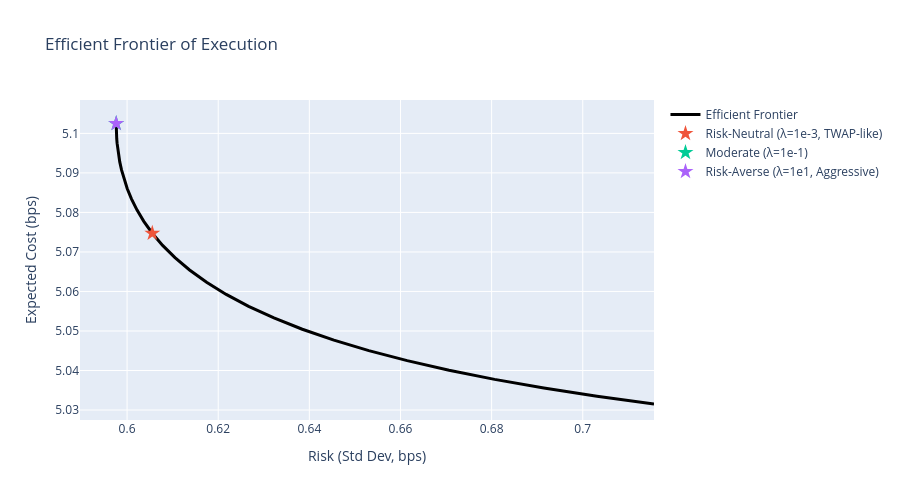

The notebook cell this image was saved under:
### Code cell
# Build the full annotated figure in one cell so that no intermediate
# add_scatter return value auto-displays a half-built chart (split-cell
# figure bug — see feedback_split_cell_figure_bug).
fig = go.Figure()
fig.add_scatter(
    x=frontier["risk_bps"].to_list(),
    y=frontier["cost_bps"].to_list(),
    mode="lines",
    name="Efficient Frontier",
    line=dict(color="black", width=3),
)
for lambda_, name in strategies_to_mark:
    row = frontier.filter(pl.col("lambda").is_between(lambda_ * 0.9, lambda_ * 1.1))
    if len(row) > 0:
        fig.add_scatter(
            x=[row["risk_bps"][0]],
            y=[row["cost_bps"][0]],
            mode="markers",
            marker=dict(size=12, symbol="star"),
            name=name,
        )
fig.update_layout(
    title="Efficient Frontier of Execution",
    xaxis_title="Risk (Std Dev, bps)",
    yaxis_title="Expected Cost (bps)",
    height=500,
)
fig.show()

### Figure 1 — Plotly figure (JSON) as saved in the notebook; plotly's stock layout.template omitted (floating-point values rounded to 4 significant figures)
{"data": [{"line": {"color": "black", "width": 3}, "mode": "lines", "name": "Efficient Frontier", "type": "scatter", "x": [0.7156, 0.7031, 0.6915, 0.6807, 0.6707, 0.6615, 0.6531, 0.6454, 0.6385, 0.6322, 0.6267, 0.6218, 0.6175, 0.6137, 0.6105, 0.6078, 0.6055, 0.6037, 0.6022, 0.601, 0.6, 0.5993, 0.5988, 0.5984, 0.5981, 0.5979, 0.5978, 0.5977, 0.5977, 0.5976, 0.5976, 0.5976, 0.5976, 0.5976, 0.5976, 0.5976, 0.5976, 0.5976, 0.5976, 0.5976, 0.5976, 0.5976, 0.5976, 0.5976, 0.5976, 0.5976, 0.5976, 0.5976, 0.5976, 0.5976, 0.5976, 0.5976, 0.5976, 0.5976, 0.5976, 0.5976, 0.5976, 0.5976, 0.5976, 0.5976, 0.5976, 0.5976, 0.5976, 0.5976, 0.5976, 0.5976, 0.5976, 0.5976, 0.5976, 0.5976, 0.5976, 0.5976, 0.5976, 0.5976, 0.5976, 0.5976, 0.5976, 0.5976, 0.5976, 0.5976, 0.5976, 0.5976, 0.5976, 0.5976, 0.5976, 0.5976, 0.5976, 0.5976, 0.5976, 0.5976, 0.5976, 0.5976, 0.5976, 0.5976, 0.5976, 0.5976, 0.5976, 0.5976, 0.5976, 0.5976], "y": [5.032, 5.033, 5.036, 5.038, 5.04, 5.042, 5.045, 5.048, 5.05, 5.053, 5.056, 5.059, 5.062, 5.065, 5.069, 5.072, 5.075, 5.078, 5.081, 5.083, 5.086, 5.089, 5.091, 5.093, 5.095, 5.096, 5.098, 5.099, 5.1, 5.1, 5.101, 5.101, 5.102, 5.102, 5.102, 5.102, 5.102, 5.102, 5.102, 5.102, 5.102, 5.102, 5.102, 5.102, 5.102, 5.102, 5.102, 5.102, 5.102, 5.102, 5.102, 5.102, 5.102, 5.102, 5.102, 5.102, 5.102, 5.102, 5.103, 5.103, 5.103, 5.103, 5.103, 5.103, 5.103, 5.103, 5.103, 5.103, 5.103, 5.103, 5.103, 5.103, 5.103, 5.103, 5.103, 5.103, 5.103, 5.103, 5.103, 5.103, 5.103, 5.103, 5.103, 5.103, 5.103, 5.103, 5.103, 5.103, 5.103, 5.103, 5.103, 5.103, 5.103, 5.103, 5.103, 5.103, 5.103, 5.103, 5.103, 5.103]}, {"marker": {"size": 12, "symbol": "star"}, "mode": "markers", "name": "Risk-Neutral (λ=1e-3, TWAP-like)", "type": "scatter", "x": [0.6055], "y": [5.075]}, {"marker": {"size": 12, "symbol": "star"}, "mode": "markers", "name": "Moderate (λ=1e-1)", "type": "scatter", "x": [0.5976], "y": [5.102]}, {"marker": {"size": 12, "symbol": "star"}, "mode": "markers", "name": "Risk-Averse (λ=1e1, Aggressive)", "type": "scatter", "x": [0.5976], "y": [5.103]}], "layout": {"height": 500, "title": {"text": "Efficient Frontier of Execution"}, "xaxis": {"title": {"text": "Risk (Std Dev, bps)"}}, "yaxis": {"title": {"text": "Expected Cost (bps)"}}}}
